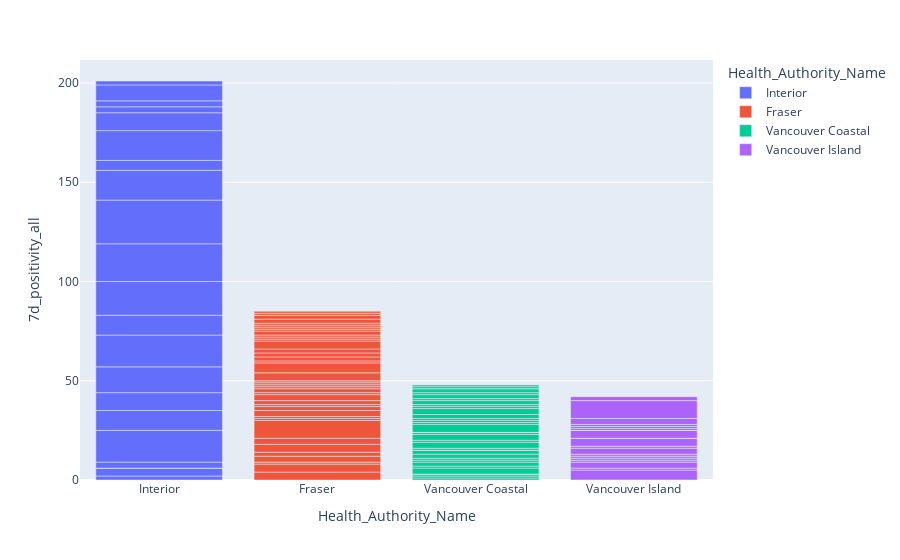

Notebook code for this chart:
### Code cell
px.bar(CHSA_1,
       x= 'Health_Authority_Name',
       y= '7d_positivity_all',
      color = 'Health_Authority_Name')

### Figure 1 — Plotly figure (JSON) as saved in the notebook; plotly's stock layout.template omitted (floating-point values rounded to 4 significant figures)
{"data": [{"alignmentgroup": "True", "hovertemplate": "Health_Authority_Name=%{x}<br>7d_positivity_all=%{y}<extra></extra>", "legendgroup": "Interior", "marker": {"color": "#636efa", "pattern": {"shape": ""}}, "name": "Interior", "offsetgroup": "Interior", "orientation": "v", "showlegend": true, "textposition": "auto", "type": "bar", "x": ["Interior", "Interior", "Interior", "Interior", "Interior", "Interior", "Interior", "Interior", "Interior", "Interior", "Interior", "Interior", "Interior", "Interior", "Interior", "Interior", "Interior", "Interior", "Interior", "Interior", "Interior", "Interior", "Interior"], "xaxis": "x", "y": [0, 0, 2, 4, 0, 3, 16, 10, 9, 13, 16, 10, 17, 19, 22, 15, 5, 15, 9, 3, 3, 8, 2], "yaxis": "y"}, {"alignmentgroup": "True", "hovertemplate": "Health_Authority_Name=%{x}<br>7d_positivity_all=%{y}<extra></extra>", "legendgroup": "Fraser", "marker": {"color": "#EF553B", "pattern": {"shape": ""}}, "name": "Fraser", "offsetgroup": "Fraser", "orientation": "v", "showlegend": true, "textposition": "auto", "type": "bar", "x": ["Fraser", "Fraser", "Fraser", "Fraser", "Fraser", "Fraser", "Fraser", "Fraser", "Fraser", "Fraser", "Fraser", "Fraser", "Fraser", "Fraser", "Fraser", "Fraser", "Fraser", "Fraser", "Fraser", "Fraser", "Fraser", "Fraser", "Fraser", "Fraser", "Fraser", "Fraser", "Fraser", "Fraser", "Fraser", "Fraser", "Fraser", "Fraser", "Fraser", "Fraser", "Fraser", "Fraser", "Fraser", "Fraser", "Fraser", "Fraser", "Fraser", "Fraser"], "xaxis": "x", "y": [4, 4, 1, 3, 2, 4, 3, 9, 1, 1, 3, 2, 1, 2, 3, 1, 2, 1, 1, 1, 1, 0, 4, 5, 1, 2, 2, 2, 4, 1, 1, 1, 2, 1, 1, 1, 1, 2, 2, 0, 1, 1], "yaxis": "y"}, {"alignmentgroup": "True", "hovertemplate": "Health_Authority_Name=%{x}<br>7d_positivity_all=%{y}<extra></extra>", "legendgroup": "Vancouver Coastal", "marker": {"color": "#00cc96", "pattern": {"shape": ""}}, "name": "Vancouver Coastal", "offsetgroup": "Vancouver Coastal", "orientation": "v", "showlegend": true, "textposition": "auto", "type": "bar", "x": ["Vancouver Coastal", "Vancouver Coastal", "Vancouver Coastal", "Vancouver Coastal", "Vancouver Coastal", "Vancouver Coastal", "Vancouver Coastal", "Vancouver Coastal", "Vancouver Coastal", "Vancouver Coastal", "Vancouver Coastal", "Vancouver Coastal", "Vancouver Coastal", "Vancouver Coastal", "Vancouver Coastal", "Vancouver Coastal", "Vancouver Coastal", "Vancouver Coastal", "Vancouver Coastal", "Vancouver Coastal", "Vancouver Coastal", "Vancouver Coastal", "Vancouver Coastal", "Vancouver Coastal", "Vancouver Coastal", "Vancouver Coastal", "Vancouver Coastal", "Vancouver Coastal", "Vancouver Coastal", "Vancouver Coastal", "Vancouver Coastal", "Vancouver Coastal", "Vancouver Coastal", "Vancouver Coastal", "Vancouver Coastal"], "xaxis": "x", "y": [1, 1, 1, 0, 3, 1, 2, 1, 1, 2, 2, 0, 1, 3, 1, 3, 1, 0, 4, 1, 1, 1, 2, 3, 1, 1, 2, 1, 2, 1, 2, 0, 1, 1, 0], "yaxis": "y"}, {"alignmentgroup": "True", "hovertemplate": "Health_Authority_Name=%{x}<br>7d_positivity_all=%{y}<extra></extra>", "legendgroup": "Vancouver Island", "marker": {"color": "#ab63fa", "pattern": {"shape": ""}}, "name": "Vancouver Island", "offsetgroup": "Vancouver Island", "orientation": "v", "showlegend": true, "textposition": "auto", "type": "bar", "x": ["Vancouver Island", "Vancouver Island", "Vancouver Island", "Vancouver Island", "Vancouver Island", "Vancouver Island", "Vancouver Island", "Vancouver Island", "Vancouver Island", "Vancouver Island", "Vancouver Island", "Vancouver Island", "Vancouver Island", "Vancouver Island", "Vancouver Island", "Vancouver Island", "Vancouver Island", "Vancouver Island", "Vancouver Island", "Vancouver Island", "Vancouver Island", "Vancouver Island"], "xaxis": "x", "y": [5, 1, 3, 1, 1, 1, 1, 3, 1, 4, 0, 4, 0, 0, 1, 1, 1, 3, 0, 0, 9, 2], "yaxis": "y"}], "layout": {"autosize": true, "barmode": "relative", "legend": {"title": {"text": "Health_Authority_Name"}, "tracegroupgap": 0}, "margin": {"t": 60}, "xaxis": {"anchor": "y", "autorange": true, "categoryarray": ["Interior", "Fraser", "Vancouver Coastal", "Vancouver Island"], "categoryorder": "array", "domain": [0, 1], "range": [-0.5, 3.5], "title": {"text": "Health_Authority_Name"}, "type": "category"}, "yaxis": {"anchor": "x", "autorange": true, "domain": [0, 1], "range": [0, 211.6], "title": {"text": "7d_positivity_all"}, "type": "linear"}}}
